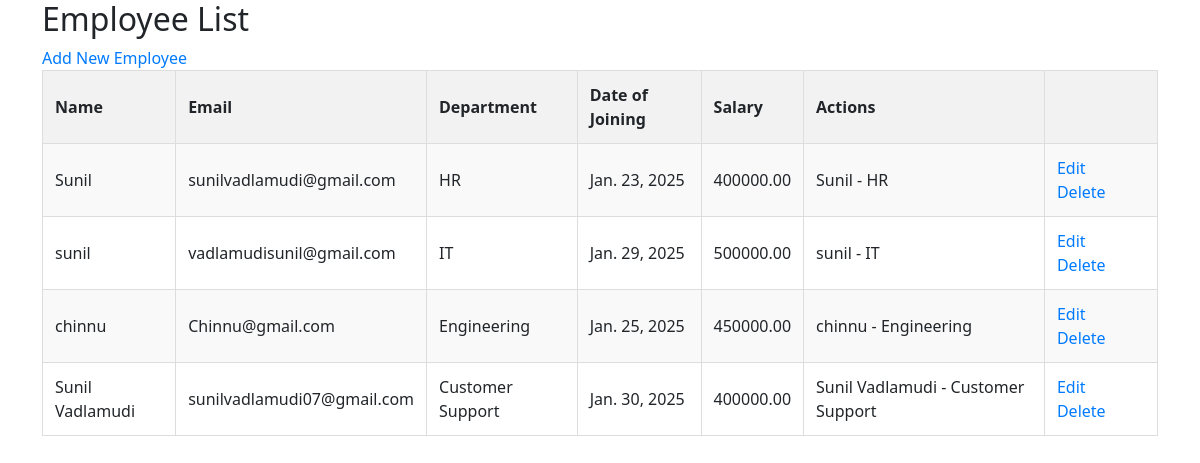
The page / on the database its author committed.
### employees/models.py (models this page shows, shortened)
class Employee(models.Model):
    name = models.CharField(max_length=100)
    email = models.EmailField()
    department = models.CharField(max_length=50)
    date_of_joining = models.DateField()
    salary = models.DecimalField(max_digits=10, decimal_places=2)

### employees/views.py (the view)
# urls.py: path('', views.employee_list, name='employee_list'),
def employee_list(request):
    employees = Employee.objects.all()
    return render(request, 'employees/employee_list.html', {'employees': employees})

### employees/templates/employees/employee_list.html (shortened to what this page needs)
{% extends 'base.html' %}
{% block content %}
<h2>Employee List</h2>
<a href="{% url 'employee_create' %}">Add New Employee</a>
<table >
    <tr>
        <th>Name</th>
        <th>Email</th>
        <th>Department</th>
        <th>Date of Joining</th>
        <th>Salary</th>
        <th>Actions</th>
        <th></th>
    </tr>
    {% for employee in employees %}
    <tr>
        <td>{{ employee.name }}</td>
        <td>{{ employee.email }}</td>
        <td>{{ employee.department }}</td>
        <td>{{ employee.date_of_joining }}</td>
        <td>{{ employee.salary }}</td>
        <td>
            {{ employee.name }} - {{ employee.department }}
        </td>
        <td>
            <a href="{% url 'employee_update' employee.id %}">Edit</a>
            <a href="{% url 'employee_delete' employee.id %}">Delete</a>
        </td>
    </tr>
    {% endfor %}
</table>
{% endblock %}

### employees/templates/base.html (shortened to what this page needs)
<!DOCTYPE html>
<html lang="en">
<head>
    <link href="https://cdn.jsdelivr.net/npm/bootstrap@5.3.0/dist/css/bootstrap.min.css" rel="stylesheet">
</head>
<body>
    <div class="container">
        {% block content %}{% endblock %}
    </div>
</body>
</html>

### employees/templates/employees/employee_list.html (style rules this page uses)
table { width: 100%; border-collapse: collapse; }
th, td { padding: 12px; text-align: left; border: 1px solid #ddd; }
th { background-color: #f2f2f2; }
tr:nth-child(even) { background-color: #f9f9f9; }
a { color: #007bff; text-decoration: none; margin-right: 10px; }

### rows shown on the page
Employee: name "Sunil", email "sunilvadlamudi@gmail.com", department "HR", date_of_joining "Jan. 23, 2025", salary "400000.00"
Employee: name "sunil", email "vadlamudisunil@gmail.com", department "IT", date_of_joining "Jan. 29, 2025", salary "500000.00"
Employee: name "chinnu", email "Chinnu@gmail.com", department "Engineering", date_of_joining "Jan. 25, 2025", salary "450000.00"
Employee: name "Sunil Vadlamudi", email "sunilvadlamudi07@gmail.com", department "Customer Support", date_of_joining "Jan. 30, 2025", salary "400000.00"
